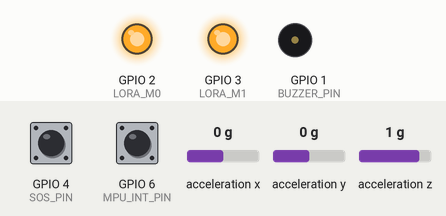
Simulated run of this sketch. Board: ESP32-C3. Shown: output pins drawn as LEDs (lit = HIGH), buzzer (waves = sounding, pin HIGH). Wiring (from diagram.json): MPU-6050 motion sensor at I2C address 0x68. The inputs (shaded band) are chosen by the test bench; at power-on: GPIO 4 (SOS_PIN) LOW, GPIO 6 (MPU_INT_PIN) HIGH, acceleration x 0 g, acceleration y 0 g, acceleration z 1 g. WiFi joins after 1.5 s; servers stay silent unless stated; no MQTT or app messages arrive unless stated.

Above: at 4.0 s.
Timing chart, 0 to 78.1 s (numbered marks = the images above):
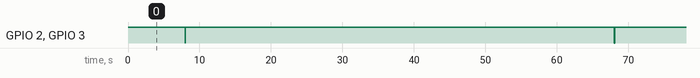

Measured:
- by itself, GPIO 2 (LORA_M0), GPIO 3 (LORA_M1): alternates HIGH for 60.0 s and LOW for 0.02 s

The sketch:

sketch.ino
```cpp
#include <WiFi.h>
#include <WiFiClientSecure.h>
#include <PubSubClient.h>
#include <Wire.h>
#include <math.h>

const char* ssid = "Wokwi-GUEST";
const char* password = "";
const char* mqtt_server = "7b4f38c681884b269217eb69667d5308.s1.eu.hivemq.cloud";
const int mqtt_port = 8883;
const char* mqtt_user = "Rheostat";
const char* mqtt_pass = "Admin123";

#define DEVICE_ID "hiker_001"
#define SDA_PIN 8
#define SCL_PIN 9
#define SOS_PIN 4
#define MPU_INT_PIN 6
#define LORA_M0 2
#define LORA_M1 3
#define BUZZER_PIN 1

#define MPU_ADDR 0x68
#define MPU_PWR_MGMT1 0x6B
#define MPU_ACCEL_OUT 0x3B

char TOPIC_TRACKING[64];
char TOPIC_SOS[64];

volatile float g_ax = 0, g_ay = 0, g_az = 0;
volatile uint32_t g_steps = 0;
volatile bool g_fallDetected = false;
volatile bool g_sosBtnPressed = false;
char g_activity[16] = "IDLE";

float base_lat = -7.7956f;
float base_lng = 110.3695f;

WiFiClientSecure secureClient;
PubSubClient mqtt(secureClient);
SemaphoreHandle_t mqttMutex;

void IRAM_ATTR onMpuInterrupt() {}

void setLoraMode(int mode) {
  if (mode == 0) {
    digitalWrite(LORA_M0, LOW);
    digitalWrite(LORA_M1, LOW);
  } else {
    digitalWrite(LORA_M0, HIGH);
    digitalWrite(LORA_M1, HIGH);
  }
  vTaskDelay(pdMS_TO_TICKS(20));
}

void TaskWiFi(void* pv) {
  WiFi.mode(WIFI_STA);
  WiFi.begin(ssid, password);
  while (WiFi.status() != WL_CONNECTED) {
    vTaskDelay(pdMS_TO_TICKS(500));
  }
  vTaskDelete(NULL);
}

void mqttReconnect() {
  while (!mqtt.connected()) {
    if (mqtt.connect(DEVICE_ID, mqtt_user, mqtt_pass)) break;
    vTaskDelay(pdMS_TO_TICKS(3000));
  }
}

void TaskMQTT(void* pv) {
  for (;;) {
    if (WiFi.status() == WL_CONNECTED) {
      if (!mqtt.connected()) mqttReconnect();
      mqtt.loop();
    }
    vTaskDelay(pdMS_TO_TICKS(100));
  }
}

void mpuInit() {
  Wire.begin(SDA_PIN, SCL_PIN);
  Wire.beginTransmission(MPU_ADDR);
  Wire.write(MPU_PWR_MGMT1);
  Wire.write(0x00);
  Wire.endTransmission();
  pinMode(MPU_INT_PIN, INPUT_PULLUP);
  attachInterrupt(digitalPinToInterrupt(MPU_INT_PIN), onMpuInterrupt, RISING);
}

bool mpuRead(float& ax, float& ay, float& az) {
  Wire.beginTransmission(MPU_ADDR);
  Wire.write(MPU_ACCEL_OUT);
  Wire.endTransmission(false);
  Wire.requestFrom(MPU_ADDR, 6, true);
  if (Wire.available() < 6) return false;
  int16_t raw_ax = (Wire.read() << 8) | Wire.read();
  int16_t raw_ay = (Wire.read() << 8) | Wire.read();
  int16_t raw_az = (Wire.read() << 8) | Wire.read();
  ax = raw_ax / 16384.0f;
  ay = raw_ay / 16384.0f;
  az = raw_az / 16384.0f;
  return true;
}

void TaskIMU(void* pv) {
  bool inFreeFall = false;
  uint32_t ffStart = 0;
  bool waitingImpact = false;
  uint32_t impactDeadline = 0;
  bool stepHigh = false;
  uint32_t lastStepMs = 0;
  uint32_t windowStart = millis();
  uint32_t stepsInWindow = 0;

  for (;;) {
    float ax, ay, az;
    if (mpuRead(ax, ay, az)) {
      float totalG = sqrtf(ax * ax + ay * ay + az * az);
      uint32_t now = millis();
      if (!inFreeFall && !waitingImpact && totalG < 0.5f) {
        inFreeFall = true;
        ffStart = now;
      } else if (inFreeFall && totalG >= 0.5f) {
        if ((now - ffStart) >= 60) {
          waitingImpact = true;
          impactDeadline = now + 400;
        }
        inFreeFall = false;
      } else if (waitingImpact) {
        if (totalG > 2.2f) {
          g_fallDetected = true;
          waitingImpact = false;
        } else if (now > impactDeadline) {
          waitingImpact = false;
        }
      }
      if (!stepHigh && totalG > 1.12f) {
        if ((now - lastStepMs) > 250) {
          g_steps++;
          stepsInWindow++;
          lastStepMs = now;
        }
        stepHigh = true;
      } else if (stepHigh && totalG < 0.88f) stepHigh = false;
      if ((now - windowStart) >= 10000) {
        uint32_t spm = stepsInWindow * 6;
        if (spm >= 100) strncpy(g_activity, "RUNNING", 16);
        else if (spm >= 30) strncpy(g_activity, "WALKING", 16);
        else strncpy(g_activity, "IDLE", 16);
        stepsInWindow = 0;
        windowStart = now;
      }
    }
    vTaskDelay(pdMS_TO_TICKS(20));
  }
}

void TaskSOS(void* pv) {
  pinMode(SOS_PIN, INPUT);
  bool lastState = LOW;
  uint32_t pressStart = 0;
  for (;;) {
    bool state = digitalRead(SOS_PIN);
    if (state == HIGH && lastState == LOW) pressStart = millis();
    if (state == LOW && lastState == HIGH) {
      if ((millis() - pressStart) > 100) g_sosBtnPressed = true;
    }
    lastState = state;
    vTaskDelay(pdMS_TO_TICKS(50));
  }
}

void TaskTracking(void* pv) {
  vTaskDelay(pdMS_TO_TICKS(8000));
  for (;;) {
    if (mqtt.connected()) {
      base_lat += 0.00009f;
      base_lng += (sin(millis() / 5000.0f) * 0.00003f);
      char payload[128];
      snprintf(payload, sizeof(payload), "{\"lat\":%.6f,\"lng\":%.6f,\"steps\":%lu,\"act\":\"%s\"}",
               base_lat, base_lng, (unsigned long)g_steps, g_activity);
      setLoraMode(0);
      xSemaphoreTake(mqttMutex, portMAX_DELAY);
      mqtt.publish(TOPIC_TRACKING, payload);
      xSemaphoreGive(mqttMutex);
      setLoraMode(3);
    }
    vTaskDelay(pdMS_TO_TICKS(60000));
  }
}

void TaskSOSAlert(void* pv) {
  vTaskDelay(pdMS_TO_TICKS(8000));
  for (;;) {
    if (g_fallDetected) {
      g_fallDetected = false;
      bool cancelled = false;
      uint32_t countdownStart = millis();

      while (millis() - countdownStart < 15000) {
        digitalWrite(BUZZER_PIN, HIGH);
        vTaskDelay(pdMS_TO_TICKS(100));
        digitalWrite(BUZZER_PIN, LOW);
        vTaskDelay(pdMS_TO_TICKS(400));

        if (g_sosBtnPressed) {
          g_sosBtnPressed = false;
          cancelled = true;
          break;
        }
      }

      if (!cancelled && mqtt.connected()) {
        char payload[128];
        snprintf(payload, sizeof(payload), "{\"status\":\"fall\",\"lat\":%.6f,\"lng\":%.6f}", base_lat, base_lng);
        setLoraMode(0);
        xSemaphoreTake(mqttMutex, portMAX_DELAY);
        mqtt.publish(TOPIC_SOS, payload);
        xSemaphoreGive(mqttMutex);
        setLoraMode(3);
      }
    }

    if (g_sosBtnPressed) {
      g_sosBtnPressed = false;
      if (mqtt.connected()) {
        char payload[128];
        snprintf(payload, sizeof(payload), "{\"status\":\"manual\",\"lat\":%.6f,\"lng\":%.6f}", base_lat, base_lng);
        setLoraMode(0);
        xSemaphoreTake(mqttMutex, portMAX_DELAY);
        mqtt.publish(TOPIC_SOS, payload);
        xSemaphoreGive(mqttMutex);
        setLoraMode(3);
      }
    }
    vTaskDelay(pdMS_TO_TICKS(100));
  }
}

void setup() {
  Serial.begin(115200);
  pinMode(LORA_M0, OUTPUT);
  pinMode(LORA_M1, OUTPUT);
  pinMode(BUZZER_PIN, OUTPUT);
  setLoraMode(3);
  snprintf(TOPIC_TRACKING, 64, "tracking/%s", DEVICE_ID);
  snprintf(TOPIC_SOS, 64, "sos/%s", DEVICE_ID);
  secureClient.setInsecure();
  mqtt.setServer(mqtt_server, mqtt_port);
  mpuInit();
  mqttMutex = xSemaphoreCreateMutex();
  xTaskCreate(TaskWiFi, "WiFi", 4096, NULL, 5, NULL);
  xTaskCreate(TaskMQTT, "MQTT", 4096, NULL, 4, NULL);
  xTaskCreate(TaskIMU, "IMU", 4096, NULL, 3, NULL);
  xTaskCreate(TaskSOS, "SOS", 2048, NULL, 3, NULL);
  xTaskCreate(TaskTracking, "Track", 4096, NULL, 2, NULL);
  xTaskCreate(TaskSOSAlert, "SOSAlert", 3072, NULL, 3, NULL);
}

void loop() {}
```
